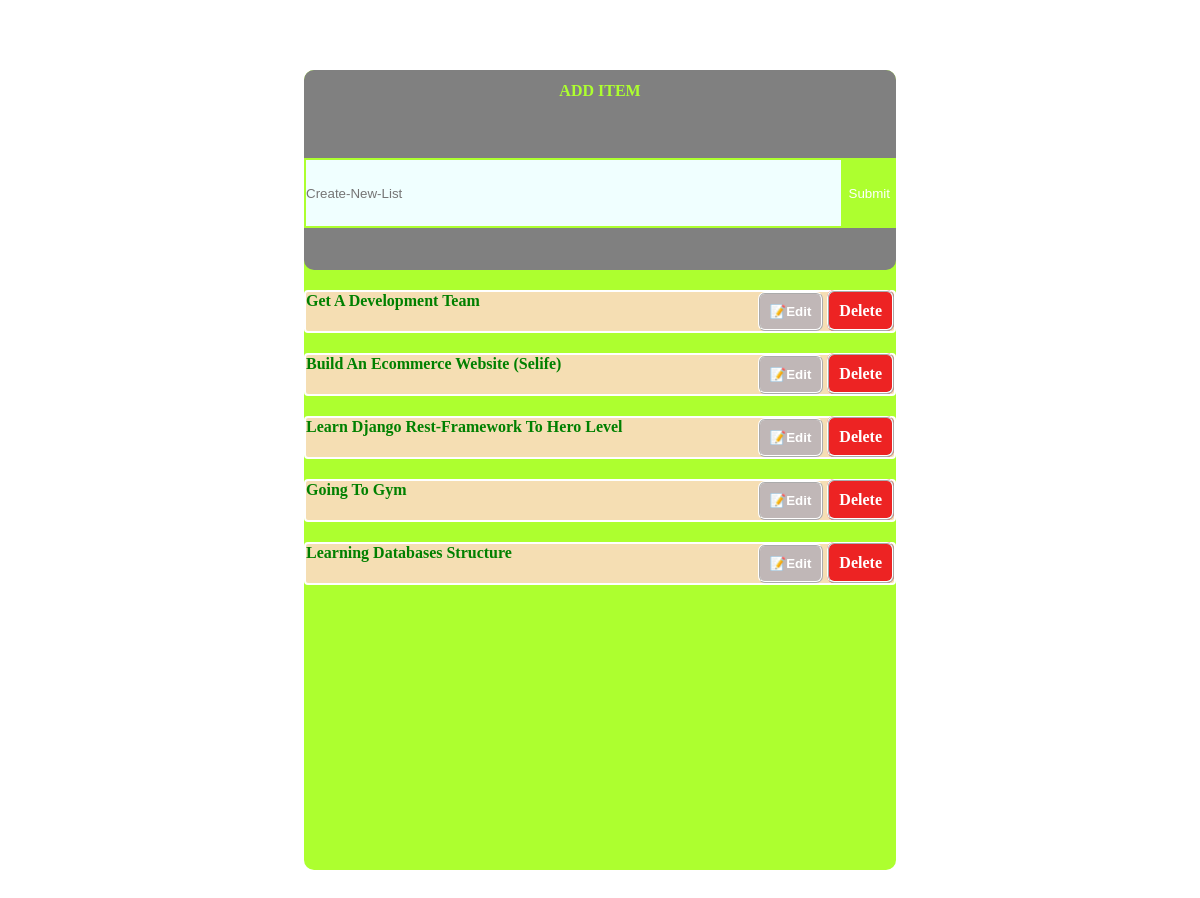
Before: / with the older database file.
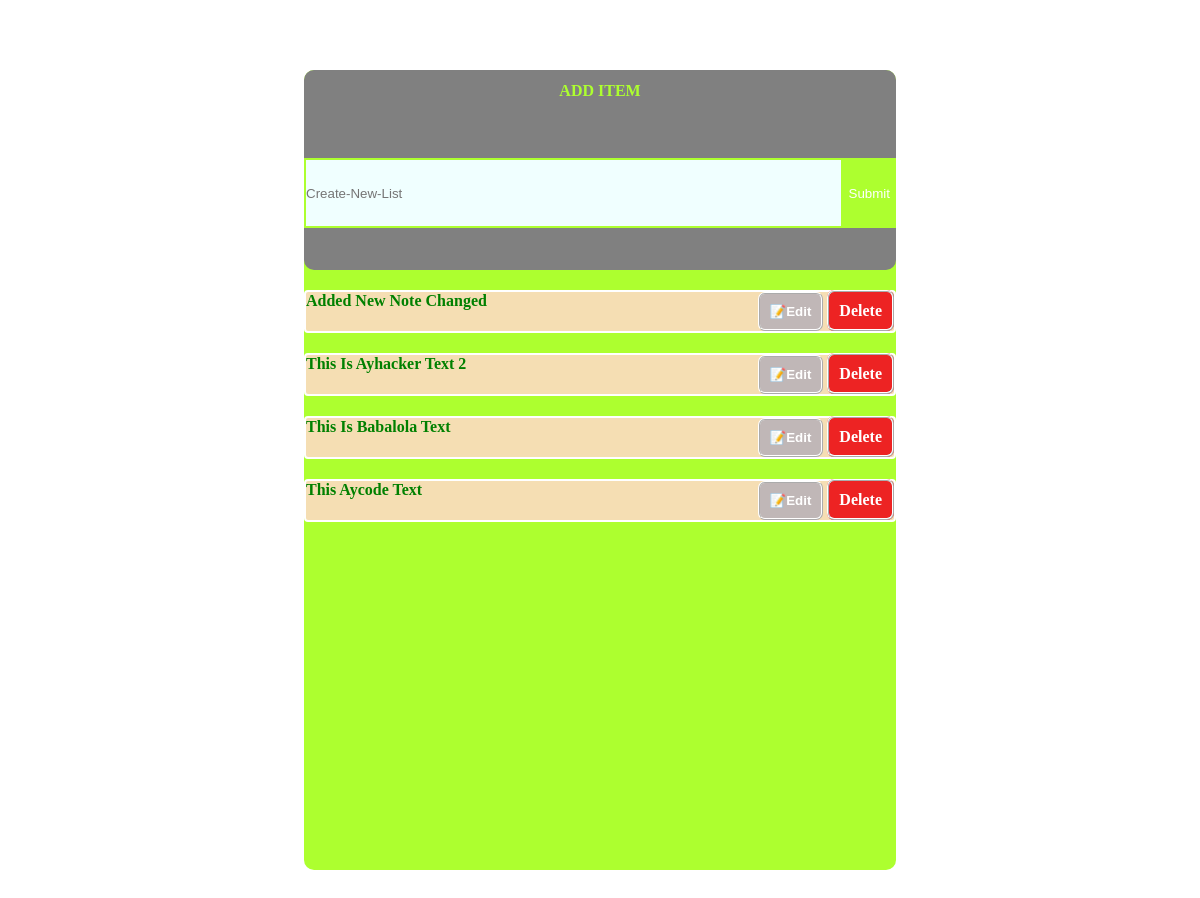
After: the same page with the newer database file.
### todoapp/models.py (models this page shows, shortened)
class Note(models.Model):
    customer=models.ForeignKey(Customer,null=True,on_delete=models.CASCADE)
    text =models.TextField(help_text='please input some stuff')

### todoapp/views.py (the view, shortened to what this page needs)
# urls.py: path('',views.createnote,name='createnote'),
def createnote(request):
    if request.method == 'GET':
        text=Note.objects.all()
        notes={'notes':text}
        return render(request,'To do list app.html',notes)
    return render(request,'To do list app.html')

### template/To do list app.html (shortened to what this page needs)
<!DOCTYPE html>
<html lang="en">
<head>
</head>
<body>
    <div class="container">
        <div class="childbox">
            <p> ADD ITEM</p>
            <form action="" method="POST">
                <div id="inputbox">
            <input type="text" id="todo-text" placeholder="Create-New-List" name="text" value="{{show_edit.text}}">
            <button class="submit" type="submit"> Submit </button>
        </div>
            </form>
             </div>
        {% for note in notes reversed %}
        <div id="result">
            <span class="notetext" style="color:green;font-size: medium;font-weight: bolder;text-transform: capitalize; word-wrap: break-word;
           word-break: break-all;">{{note.text}}</span>
 <div class="actions-bar">
           <button id="edit" style="color: rgb(243, 235, 235);background-color: rgb(192, 183, 183);"><a href="{{note.id}}/update/">📝Edit</a>
        </button>
        <buttton id="delete"><a href="{{note.id}}/delete/">Delete</a></buttton>
        </div>
    </div>
        {% endfor %}
    </div>
</body>
</html>

### template/To do list app.html (style rules this page uses)
.container { margin: 70px auto; border-radius: 10px; background-color: greenyellow; width: 50%; height: 100vh; }
.childbox { margin: 50px 0 0 0; width: 100%; background-color: grey; height: 25vh; border-radius: 10px; }
input { margin-top: 30px; width:100%; padding: 20px 10px 20px 0; background-color: azure; border: 2px solid greenyellow; color: rgb(145, 208, 51); text-transform: capitalize; outline: none; }
p { color: greenyellow; text-align: center; margin-top: 40px; padding: 12px; font-weight: bolder; }
.submit { background-color: greenyellow; border: transparent; color: white; height: 70px; margin-top: 30px; }
#result { background-color:wheat; height: fit-content; border-radius: 4px; margin-top: 20px; display: flex; border: 2px solid white; display: flex; justify-content: space-between; }
#delete { padding: 10px; background-color: rgb(237, 35, 35); border: transparent; color: white; border-radius: 7px; border: 2px ridge white; }
#edit { padding: 10px; border: transparent; border-radius: 7px; border: 2px ridge white; }
a { text-decoration: none; color: white; font-weight: bold; }
#inputbox { display: flex; flex-direction:row; }

Changed rows visible on the page:
removed Note: text "Get A Development Team"
removed Note: text "Build An Ecommerce Website (Selife)"
removed Note: text "Learn Django Rest-Framework To Hero Level"
removed Note: text "Going To Gym"
removed Note: text "Learning Databases Structure"
added Note: text "Added New Note Changed"
added Note: text "This Is Ayhacker Text 2"
added Note: text "This Is Babalola Text"
added Note: text "This Aycode Text"
